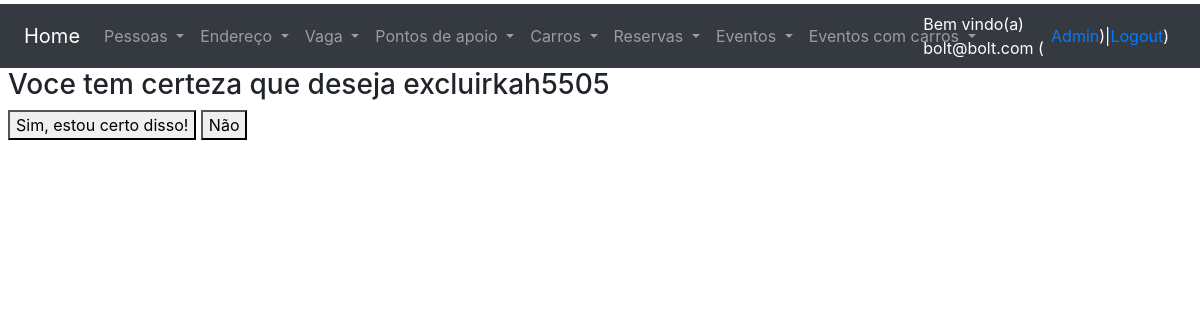
The page /excluiCarro/2/ (signed in) on the database as committed earlier.
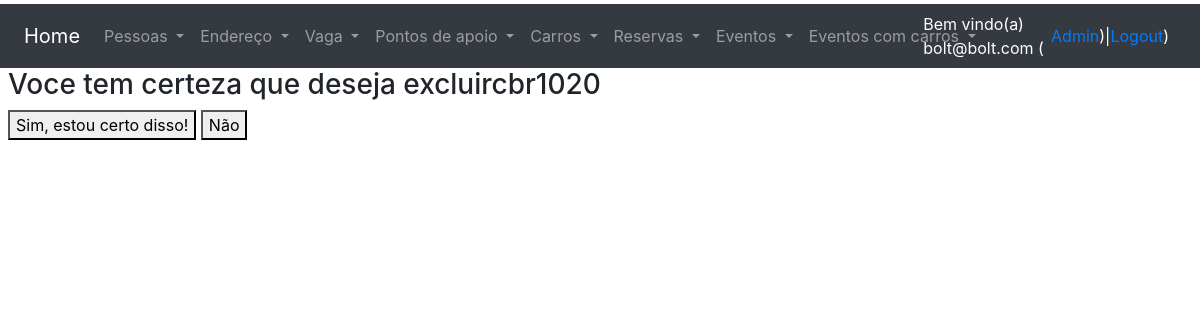
The same page on the database as committed later.
### core/models.py (models this page shows, shortened)
class Carro(models.Model):
    placa = models.CharField(max_length=20, verbose_name='Placa')
    marca = models.CharField(max_length=20, verbose_name='Marca')
    modelo = models.CharField(max_length=20, verbose_name='Modelo')
    cor = models.CharField(max_length=20, verbose_name='Cor')
    locacao = models.DecimalField(max_digits=10, decimal_places=2, blank=True, null=True, default=0.00, verbose_name='Valor')
    isActive = models.BooleanField(default=True, verbose_name='Ativo?')
    disponivel = models.BooleanField(default=True, blank=True, null=True, verbose_name='Disponível?')
    vaga = models.ForeignKey(Vaga, default=None, on_delete=models.DO_NOTHING, blank=True, null=True, verbose_name='Vaga')
    class Meta:
        verbose_name_plural = 'Carros'

### core/views.py (the view)
# urls.py: path('excluiCarro/<int:id>/', excluiCarro, name='url_exclui_carro'),
@login_required
@user_passes_test(checkGroupAdmin)
def excluiCarro(request, id):
    obj = Carro.objects.get(id=id)
    contexto = {'txt_info': obj.placa, 'txt_url': '/listagemCarros/'}
    if request.POST:
        obj.delete()
        contexto.update({'txt_tipo': 'listagemCarros'})
        return render(request, 'core/aviso_exclusao.html', contexto)
    else:
        return render(request, 'core/confirma_exclusao.html', contexto)

### core/views.py (called while the page is built)
def checkGroupAdmin(user):
    return user.groups.filter(name='Administradores').exists()

### core/templates/core/confirma_exclusao.html (shortened to what this page needs)
{% extends 'base.html' %}
{% load static %}
{% block main %}
    <h3>Voce tem certeza que deseja excluir{{ txt_info }}</h3>
    <form method="post">
        <button type="submit">Sim, estou certo disso!</button>
        <button type="button" onclick="window.location.href='{{txt_url}}'">Não</button>
    </form>
{% endblock %}

Rows that differ between the two databases and show on the page:
changed Carro: placa "kah5505" → "cbr1020"
